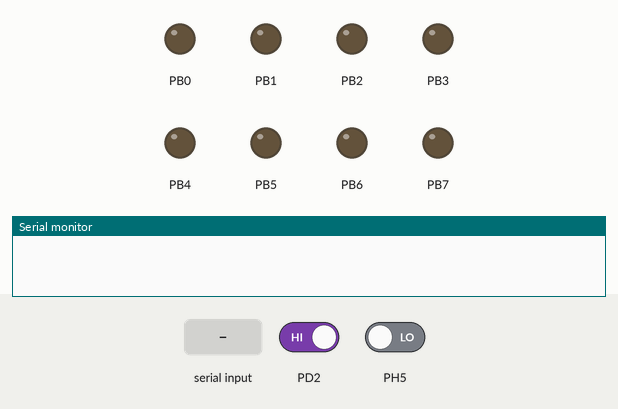
Recording of a program running on a simulated ATmega2560, built with avr-gcc and emulated at 16 MHz. Parts: output pins drawn as LEDs (lit = HIGH), the last lines printed to the serial monitor. Inputs (shaded band) come from the test bench; at power-on: PH5 LOW, PD2 HIGH. Random numbers use the default seed unless the program sets one.

Above: at 1.2 s.
1.3 s: PH5 driven HIGH
At 1.9 s:
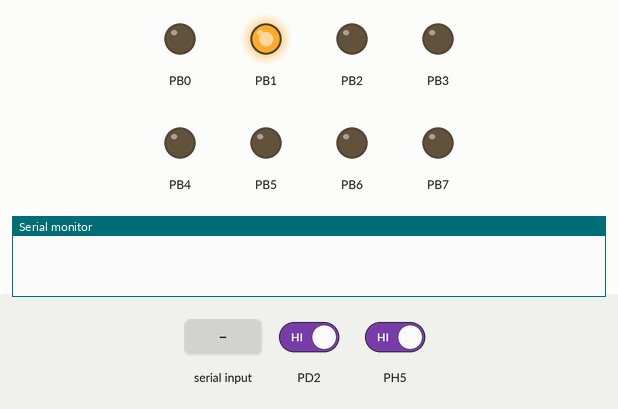
2.8 s: "1" received over Serial
At 3.1 s:
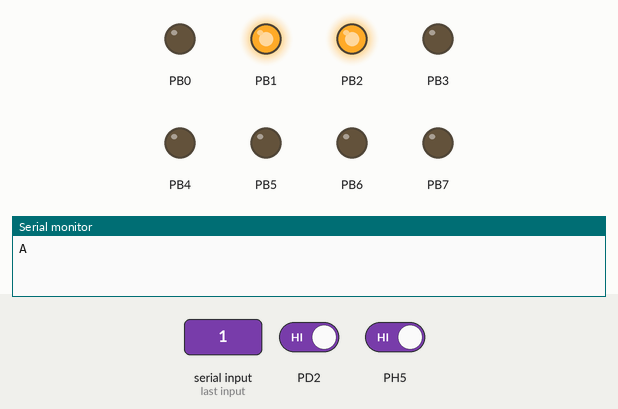
4.3 s: PH5 driven LOW
At 6.2 s:
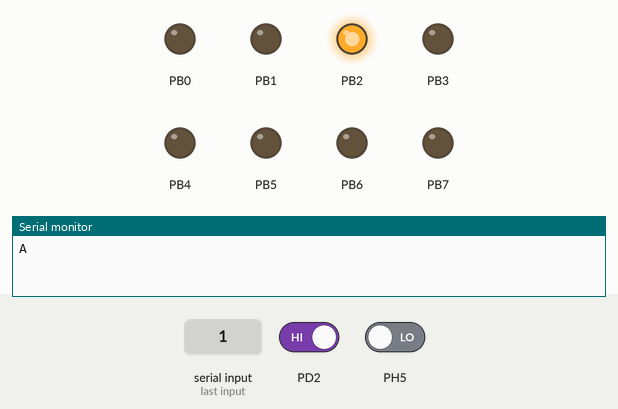
6.8 s: PD2 driven LOW
At 7.6 s:
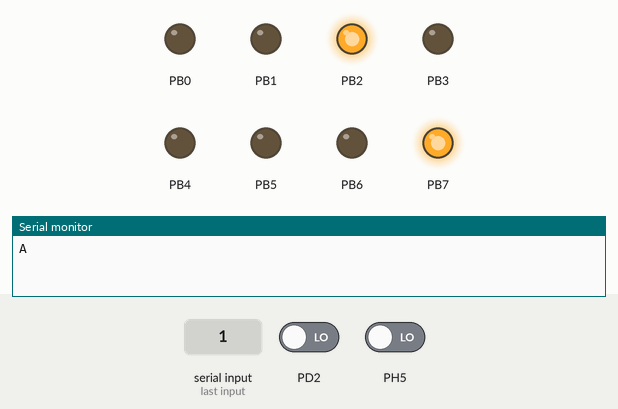
Timing chart, 0 to 9.8 s (numbered marks = the images above; inputs shaded):
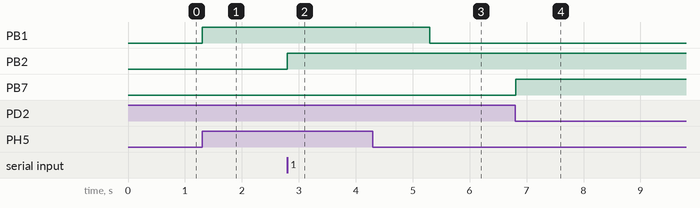

Measured:
- after the input at 1.3 s, PB1: LOW → HIGH at once
- after the input at 2.8 s, PB2: LOW → HIGH at once
- after the input at 4.3 s, PB1: HIGH → LOW after 1.0 s
- after the input at 6.8 s, PB7: LOW → HIGH at once

The program:

main.cpp
```cpp
#define F_CPU 16000000
#include <avr/io.h>
#include <avr/interrupt.h>
#include <stdlib.h>
#include <util/delay.h>

#include "Sender.h"
#include "uart_int.h"

Sender x10Sender(0b0110);
bool locked = true;
bool active = false;
bool lightOn = false;


void delay(int t)
{
	for (int i = 0; i < t; i++)
	{
		_delay_ms(500);
		if (!active)
			break;
	}
}

// Received UART Message
ISR(USART0_RX_vect)
{
	char com = ReadChar();

	switch(com >> 4)
	{
	case 1:
		SendChar('1');
		lightOn = true;
		x10Sender.sendCommand(ON , com & 0xF);
		break;
	case 2:
		SendChar('1');
		lightOn = false;
		x10Sender.sendCommand(OFF, com & 0xF);
		break;
	case 3:
		if (locked)
			SendChar('0');
		else
		{
			active = !active;

			if (active)
				PORTB |= (1<<2);
			else
				PORTB &= ~(1<<2);

			SendChar(active ? 'A' : 'D');
		}
		break;
	}
}

// 1 ms after 120 kHz signal was started.
ISR(TIMER1_OVF_vect)
{
	// Turn off 120 kHz signal and timer.
	TCCR0B = 0b00000000;
	TCCR1B = 0b00000000;

	// Make sure output is low.
	DDRB  &= 0b01111111;
}

// 3.333 ms after zero cross.
ISR(TIMER3_OVF_vect)
{
	// Turn off timer and initiate zero crossing.
	TCCR3B = 0b00000000;
	x10Sender.zeroCross();
}

// 6.667 ms after zero cross.
ISR(TIMER4_OVF_vect)
{
	// Turn off timer and initiate zero crossing.
	TCCR4B = 0b00000000;
	x10Sender.zeroCross();
}

// Interrupt leg detects zero cross.
ISR(INT2_vect)
{
	// Initiate zero crossing.
	x10Sender.zeroCross();

	// Turn on 3.333 ms timer.
	TCCR3B = 0b00000001;
	TCNT3  = 0xFFFF - 53333;

	// Turn on 6.667 ms timer.
	TCCR4B = 0b00000011;
	TCNT4  = 0xFFFF - 1666;
}


int main(void)
{
	sei();

	InitUART(9600, 8, 'N', 1);

	// Setup timer0 to transmit 120 kHz signal.
	TCCR0A = 0b01000010;
	TCCR0B = 0b00000000;
	OCR0A  = 66;

	// Setup timer1 for 1 ms delay.
	TCCR1A = 0b00000000;
	TCCR1B = 0b00000000;
	TIMSK1 = 0b00000001;

	// Setup timer3 for 3.333 ms delay.
	TCCR3A = 0b00000000;
	TCCR3B = 0b00000000;
	TIMSK3 = 0b00000001;

	// Setup timer4 for 6.667 ms delay.
	TCCR4A = 0b00000000;
	TCCR4B = 0b00000000;
	TIMSK4 = 0b00000001;

	// Setup int0 for Zero-Cross Detection
	EICRA = 0b00100000;
	EIMSK = 0b00000100;

	DDRB = 0xFF;
	DDRD = 0x00;

    while (1)
    {
		if ((PINH & (1<<5)) != 0)
			locked = false;
		else
			locked = true;

	    if (!locked)
			PORTB |= (1<<1);
	    else
			PORTB &= ~(1<<1);

		if (active)
		{
			int t = 1 + rand() % 9;
			delay(t);
			if (active)
				lightOn = !lightOn;

			if (lightOn && active)
				x10Sender.sendCommand(ON, 0b0110);
			else if (active)
				x10Sender.sendCommand(OFF, 0b0110);
		}
    }
}
```

Sender.cpp
```cpp
#include "Sender.h"

Sender::Sender(char houseCode)
{
	m_houseCode = houseCode;
	m_currentState = IDLE;

	// Setup buffer with standard template.
	char temp[101] =
		"1110000000000000000001"
		"1110000000000000000001"
		"000000"
		"1110000000000000000010"
		"1110000000000000000010"
		"000000";

	for (int i = 0; i < 101; i++)
	{
		m_buffer[i] = temp[i];
	}

	// Loop through house code and add house code to buffer.
	for (int i = 0; i < 4; i++)
	{
		// If bit position 'i' of the house code is 1.
		if (((m_houseCode >> (3 - i)) & 1) == 1)
		{
			m_buffer[4  + i * 2] = '1';
			m_buffer[5  + i * 2] = '0';

			m_buffer[26 + i * 2] = '1';
			m_buffer[27 + i * 2] = '0';

			m_buffer[54 + i * 2] = '1';
			m_buffer[55 + i * 2] = '0';

			m_buffer[76 + i * 2] = '1';
			m_buffer[77 + i * 2] = '0';
		}
		// If bit position 'i' of the house code is 0.
		else
		{
			m_buffer[4  + i * 2] = '0';
			m_buffer[5  + i * 2] = '1';

			m_buffer[26 + i * 2] = '0';
			m_buffer[27 + i * 2] = '1';

			m_buffer[54 + i * 2] = '0';
			m_buffer[55 + i * 2] = '1';

			m_buffer[76 + i * 2] = '0';
			m_buffer[77 + i * 2] = '1';
		}
	}
}

void Sender::zeroCross()
{
	// If Unit doesn't have command to send, exit function.
	if (m_currentState == IDLE) return;

	// If next bit to send is '1', activate 120kHz signal.
	if (m_buffer[m_dynIndex] == '1')
	{
		TCCR0B = 0b00000001;
		TCCR1B = 0b00000001;
		TCNT1  = 0xffff - 16000;
		DDRB  |= 0b10000000;
	}

	// Increment dynamic index.
	m_dynIndex++;

	// If we've reached the end of buffer, set state to IDLE.
	if (m_dynIndex > 100)
	{
		m_currentState = IDLE;
	}
}

void Sender::sendCommand(Commands command, char unit)
{
	// If Unit is currently sending command, exit function.
	if (m_currentState == SENDING) return;

	// Loop through unit and command. Add both to buffer.
	for (int i = 0; i < 4; i++)
	{
		// If bit position 'i' of unit is 1.
		if (((unit >> (3 - i)) & 1) == 1)
		{
			m_buffer[12 + i * 2] = '1';
			m_buffer[13 + i * 2] = '0';

			m_buffer[34 + i * 2] = '1';
			m_buffer[35 + i * 2] = '0';
		}
		// If bit position 'i' of unit is 0.
		else
		{
			m_buffer[12 + i * 2] = '0';
			m_buffer[13 + i * 2] = '1';

			m_buffer[34 + i * 2] = '0';
			m_buffer[35 + i * 2] = '1';
		}

		// If bit position 'i' of command is 1.
		if (((command >> (3 - i)) & 1) == 1)
		{
			m_buffer[62 + i * 2] = '1';
			m_buffer[63 + i * 2] = '0';

			m_buffer[84 + i * 2] = '1';
			m_buffer[85 + i * 2] = '0';
		}
		// If bit position 'i' of command is 0.
		else
		{
			m_buffer[62 + i * 2] = '0';
			m_buffer[63 + i * 2] = '1';

			m_buffer[84 + i * 2] = '0';
			m_buffer[85 + i * 2] = '1';
		}
	}

	// Change state to SENDING.
	m_currentState = SENDING;

	// Reset dynamic index to 0.
	m_dynIndex = 0;
}

State Sender::getState()
{
	return m_currentState;
}

char Sender::getNext()
{
	return m_buffer[m_dynIndex];
}
```

Sender.h
```cpp
#ifndef SENDER_H_
#define SENDER_H_

#include <avr/io.h>
#include <avr/interrupt.h>

enum Commands
{
	ON = 0b0010, OFF = 0b0011
};

enum State
{
	IDLE, SENDING
};


class Sender
{
private:
	char  m_houseCode;
	State m_currentState;
	char  m_buffer[101];
	char  m_dynIndex;

public:
	Sender(char houseCode);

	void zeroCross();
	void sendCommand(Commands command, char unit);

	State getState();
	char getNext();
};


#endif /* SENDER_H_ */
```

uart_int.cpp
```cpp
/************************************************
* "uart.c":                                     *
* Implementation file for Mega2560 UART driver. *
* Using UART 0.                                 *
* Henning Hargaard, 15/11 2016                  *
*************************************************/
#include <avr/io.h>
#include <stdlib.h>
#include "uart_int.h"

// Constants
#define XTAL 16000000

/*************************************************************************
USART initialization.
  Asynchronous mode.
  RX and TX enabled.
  Interrupts enabled.
  Number of Stop Bits = 1.
  No Parity.
  Baud rate = Parameter.
  Data bits = Parameter.
Parameters:
  BaudRate: Wanted Baud Rate (300-115200).
  Databits: Wanted number of Data Bits (5-8).
  Parity: 'E' (Even parity), 'O' (Odd parity), otherwise No Parity.
*************************************************************************/
void InitUART(unsigned long BaudRate, unsigned char DataBit,
	char Parity, unsigned char Rx_Int)
{
   if (BaudRate < 300 || BaudRate > 115200 || DataBit < 5 || DataBit > 8)
   {
	   return;
   }

   UCSR0A &= 0b11111100;
   UCSR0B = 0b00011000;
   UCSR0C &= 0b00000000;

   // Set baud rate
   UBRR0 = XTAL / (16 * BaudRate) - 1;

   // Set data bits
   switch(DataBit)
   {
	   case 5: UCSR0C |= 0b00000000; break;
	   case 6: UCSR0C |= 0b00000010; break;
	   case 7: UCSR0C |= 0b00000100; break;
	   case 8: UCSR0C |= 0b00000110; break;
   }

   // Set parity
   switch(Parity)
   {
	   case 'E': UCSR0C |= 0b00100000; break;
	   case 'O': UCSR0C |= 0b00110000; break;
	   default:  UCSR0C |= 0b00000000; break;
   }

   // Set interrupt
   if (Rx_Int != 0)
	UCSR0B |= 0b10000000;
}

/*************************************************************************
Returns 0 (FALSE), if the UART has NOT received a new character.
Returns value <> 0 (TRUE), if the UART HAS received a new character.
*************************************************************************/
unsigned char CharReady()
{
   return UCSR0A & (1<<7);
}

/*************************************************************************
Awaits new character received.
Then this character is returned.
*************************************************************************/
char ReadChar()
{
   while(!CharReady)
   {
	   continue;
   }
   return UDR0;
}

/*************************************************************************
Awaits transmitter register ready.
Then send the character.
Parameter:
  Tegn: Character for sending.
*************************************************************************/
void SendChar(char Tegn)
{
   while((UCSR0A & (1<<5)) == 0)
   {
	   continue;
   }
   UDR0 = Tegn;
}

/*************************************************************************
Sends 0 terminated string.
Parameter:
  Streng: Pointer to the string.
*************************************************************************/
void SendString(char* Streng)
{
   while(*Streng != 0)
   {
	   SendChar(*Streng);
	   Streng++;
   }
}

/*************************************************************************
Converts the integer "Tal" to an ASCII string - and then sends this string
using the USART.
Makes use of the C standard library <stdlib.h>.
Parameter:
  Tal: The integer to be converted and sent.
*************************************************************************/
void SendInteger(int Tal)
{
   char talString[10];
   itoa(Tal, talString, 10);
   SendString(talString);
}

/************************************************************************/
```

uart_int.h
```cpp
#pragma once
/****************************************
* "uart.h":                             *
* Header file for Mega2560 UART driver. *
* Using UART 0.                         *
* Henning Hargaard, 4/11 2015           *
*****************************************/
void InitUART(unsigned long BaudRate, unsigned char DataBit,
	char Parity, unsigned char Rx_Int);
unsigned char CharReady();
char ReadChar();
void SendChar(char Tegn);
void SendString(char* Streng);
void SendInteger(int Tal);
/****************************************/
```
